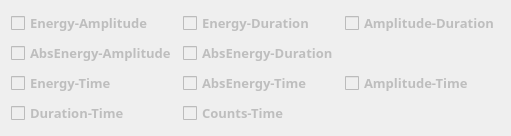
              <widget class="QWidget" name="tab">
               <attribute name="title">
                <string>PAC</string>
               </attribute>
               <layout class="QGridLayout" name="gridLayout_5">
                <item row="0" column="0">
                 <layout class="QGridLayout" name="gridLayout_17">
                  <item row="0" column="0">
                   <widget class="QCheckBox" name="PAC_E_A">
                    <property name="enabled">
                     <bool>false</bool>
                    </property>
                    <property name="sizePolicy">
                     <sizepolicy hsizetype="Expanding" vsizetype="Expanding">
                      <horstretch>0</horstretch>
                      <verstretch>0</verstretch>
                     </sizepolicy>
                    </property>
                    <property name="font">
                     <font>
                      <family>Sitka Banner</family>
                      <pointsize>10</pointsize>
                      <weight>75</weight>
                      <italic>false</italic>
                      <bold>true</bold>
                     </font>
                    </property>
                    <property name="text">
                     <string>Energy-Amplitude</string>
                    </property>
                   </widget>
                  </item>
                  <item row="0" column="1">
                   <widget class="QCheckBox" name="PAC_E_D">
                    <property name="enabled">
                     <bool>false</bool>
                    </property>
                    <property name="sizePolicy">
                     <sizepolicy hsizetype="Expanding" vsizetype="Expanding">
                      <horstretch>0</horstretch>
                      <verstretch>0</verstretch>
                     </sizepolicy>
                    </property>
                    <property name="font">
                     <font>
                      <family>Sitka Banner</family>
                      <pointsize>10</pointsize>
                      <weight>75</weight>
                      <italic>false</italic>
                      <bold>true</bold>
                     </font>
                    </property>
                    <property name="text">
                     <string>Energy-Duration</string>
                    </property>
                   </widget>
                  </item>
                  <item row="0" column="2">
                   <widget class="QCheckBox" name="PAC_A_D">
                    <property name="enabled">
                     <bool>false</bool>
                    </property>
                    <property name="sizePolicy">
                     <sizepolicy hsizetype="Expanding" vsizetype="Expanding">
                      <horstretch>0</horstretch>
                      <verstretch>0</verstretch>
                     </sizepolicy>
                    </property>
                    <property name="font">
                     <font>
                      <family>Sitka Banner</family>
                      <pointsize>10</pointsize>
                      <weight>75</weight>
                      <italic>false</italic>
                      <bold>true</bold>
                     </font>
                    </property>
                    <property name="text">
                     <string>Amplitude-Duration</string>
                    </property>
                   </widget>
                  </item>
                  <item row="1" column="0">
                   <widget class="QCheckBox" name="PAC_AbsE_A">
                    <property name="enabled">
                     <bool>false</bool>
                    </property>
                    <property name="sizePolicy">
                     <sizepolicy hsizetype="Expanding" vsizetype="Expanding">
                      <horstretch>0</horstretch>
                      <verstretch>0</verstretch>
                     </sizepolicy>
                    </property>
                    <property name="font">
                     <font>
                      <family>Sitka Banner</family>
                      <pointsize>10</pointsize>
                      <weight>75</weight>
                      <italic>false</italic>
                      <bold>true</bold>
                     </font>
                    </property>
                    <property name="text">
                     <string>AbsEnergy-Amplitude</string>
                    </property>
                   </widget>
                  </item>
                  <item row="1" column="1">
                   <widget class="QCheckBox" name="PAC_AbsE_D">
                    <property name="enabled">
                     <bool>false</bool>
                    </property>
                    <property name="sizePolicy">
                     <sizepolicy hsizetype="Expanding" vsizetype="Expanding">
                      <horstretch>0</horstretch>
                      <verstretch>0</verstretch>
                     </sizepolicy>
                    </property>
                    <property name="font">
                     <font>
                      <family>Sitka Banner</family>
                      <pointsize>10</pointsize>
                      <weight>75</weight>
                      <italic>false</italic>
                      <bold>true</bold>
                     </font>
                    </property>
                    <property name="text">
                     <string>AbsEnergy-Duration</string>
                    </property>
                   </widget>
                  </item>
                  <item row="2" column="0">
                   <widget class="QCheckBox" name="PAC_E_T">
                    <property name="enabled">
                     <bool>false</bool>
                    </property>
                    <property name="sizePolicy">
                     <sizepolicy hsizetype="Expanding" vsizetype="Expanding">
                      <horstretch>0</horstretch>
                      <verstretch>0</verstretch>
                     </sizepolicy>
                    </property>
                    <property name="font">
                     <font>
                      <family>Sitka Banner</family>
                      <pointsize>10</pointsize>
                      <weight>75</weight>
                      <italic>false</italic>
                      <bold>true</bold>
                     </font>
                    </property>
                    <property name="text">
                     <string>Energy-Time</string>
                    </property>
                   </widget>
                  </item>
                  <item row="2" column="1">
                   <widget class="QCheckBox" name="PAC_AbsE_T">
                    <property name="enabled">
                     <bool>false</bool>
                    </property>
                    <property name="sizePolicy">
                     <sizepolicy hsizetype="Expanding" vsizetype="Expanding">
                      <horstretch>0</horstretch>
                      <verstretch>0</verstretch>
                     </sizepolicy>
                    </property>
                    <property name="font">
                     <font>
                      <family>Sitka Banner</family>
                      <pointsize>10</pointsize>
                      <weight>75</weight>
                      <italic>false</italic>
                      <bold>true</bold>
                     </font>
                    </property>
                    <property name="text">
                     <string>AbsEnergy-Time</string>
                    </property>
                   </widget>
                  </item>
                  <item row="3" column="0">
                   <widget class="QCheckBox" name="PAC_D_T">
                    <property name="enabled">
                     <bool>false</bool>
                    </property>
                    <property name="sizePolicy">
                     <sizepolicy hsizetype="Expanding" vsizetype="Expanding">
                      <horstretch>0</horstretch>
                      <verstretch>0</verstretch>
                     </sizepolicy>
                    </property>
                    <property name="font">
                     <font>
                      <family>Sitka Banner</family>
                      <pointsize>10</pointsize>
                      <weight>75</weight>
                      <italic>false</italic>
                      <bold>true</bold>
                     </font>
                    </property>
                    <property name="text">
                     <string>Duration-Time</string>
                    </property>
                   </widget>
                  </item>
                  <item row="3" column="1">
                   <widget class="QCheckBox" name="PAC_C_T">
                    <property name="enabled">
                     <bool>false</bool>
                    </property>
                    <property name="sizePolicy">
                     <sizepolicy hsizetype="Expanding" vsizetype="Expanding">
                      <horstretch>0</horstretch>
                      <verstretch>0</verstretch>
                     </sizepolicy>
                    </property>
                    <property name="font">
                     <font>
                      <family>Sitka Banner</family>
                      <pointsize>10</pointsize>
                      <weight>75</weight>
                      <italic>false</italic>
                      <bold>true</bold>
                     </font>
                    </property>
                    <property name="text">
                     <string>Counts-Time</string>
                    </property>
                   </widget>
                  </item>
                  <item row="2" column="2">
                   <widget class="QCheckBox" name="PAC_A_T">
                    <property name="enabled">
                     <bool>false</bool>
                    </property>
                    <property name="sizePolicy">
                     <sizepolicy hsizetype="Expanding" vsizetype="Expanding">
                      <horstretch>0</horstretch>
                      <verstretch>0</verstretch>
                     </sizepolicy>
                    </property>
                    <property name="font">
                     <font>
                      <family>Sitka Banner</family>
                      <pointsize>10</pointsize>
                      <weight>75</weight>
                      <italic>false</italic>
                      <bold>true</bold>
                     </font>
                    </property>
                    <property name="text">
                     <string>Amplitude-Time</string>
                    </property>
                   </widget>
                  </item>
                 </layout>
                </item>
               </layout>
              </widget>
